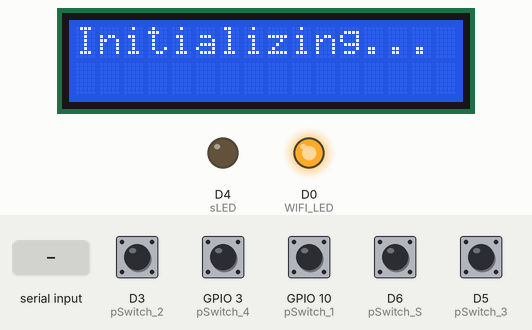
Recording of a sketch running on a simulated ESP8266 (NodeMCU). Parts: 16×2 character LCD, output pins drawn as LEDs (lit = HIGH). The test bench sets the inputs (shaded band); at power-on: D3 (pSwitch_2), D5 (pSwitch_3), D6 (pSwitch_S), GPIO 3 (pSwitch_4), GPIO 10 (pSwitch_1) HIGH. The modem accepts every AT command (registered, SIM ready, sends succeed) and sends nothing else; what the sketch prints to the serial monitor is not drawn.

Above: at 3.6 s.
At 10.8 s:
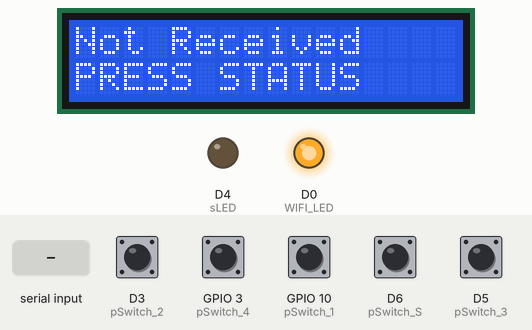
10.9 s: D3 (pSwitch_2) pulled LOW for 0.15 s
11.6 s: "0" received over the second serial link
At 15.4 s:
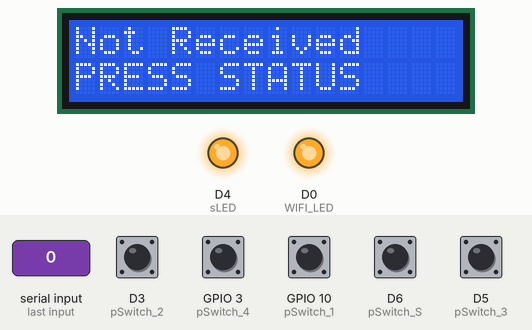
Timing chart, 0 to 19.1 s (numbered marks = the images above; inputs shaded):
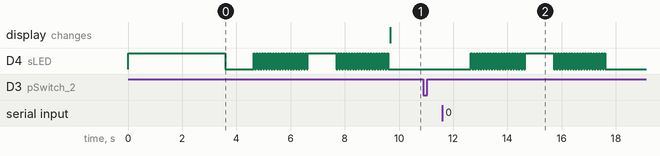

Measured:
- after the input at 10.9 s, every drawn part: stays the same

The sketch:

Code_NodeMCU_Lora_TX_feedback_07.ino
```cpp
#include <Arduino.h>
#include <SoftwareSerial.h>
#include <Wire.h>
#include <LiquidCrystal_I2C.h>

String lora_band = "865000000"; //enter band as per your country
String lora_networkid = "5";    //enter Lora Network ID
String lora_address = "1";      //enter Lora address
String lora_RX_address = "2";   //enter Lora RX address

#define LORA_BAUD_RATE     115200      // Change baudrate to your need

SoftwareSerial mySerial(13, 15); // RX, TX  D7, D8

#define pSwitch_1 10  //SD3
#define pSwitch_2 0   //D3
#define pSwitch_3 14  //D5
#define pSwitch_4 3   //RX
#define pSwitch_S D6   //D6

#define WIFI_LED   16   //D0
#define sLED       2   //D4

// Initialize the I2C LCD with address 0x27 for a 16x2 display
LiquidCrystal_I2C lcd(0x27, 16, 2);

String pinStatus = "0000";
int i;
String incomingString;
String tempString;
String feedString;
boolean rState;

void manual_control()
{
  if (digitalRead(pSwitch_1) == LOW){
      if(pinStatus.substring(0,1) == "0"){
        mySerial.println("AT+SEND="+ lora_RX_address +",2,A1");
      }
      else{
        mySerial.println("AT+SEND="+ lora_RX_address +",2,A0");
      }
      getFeedback();
    }
  else if (digitalRead(pSwitch_2) == LOW){
      if(pinStatus.substring(1,2) == "0"){
        mySerial.println("AT+SEND="+ lora_RX_address +",2,B1");
      }
      else{
        mySerial.println("AT+SEND="+ lora_RX_address +",2,B0");
      }
      getFeedback();
    }
  else if (digitalRead(pSwitch_3) == LOW){
      if(pinStatus.substring(2,3)== "0"){
        mySerial.println("AT+SEND="+ lora_RX_address +",2,C1");
      }
      else{
        mySerial.println("AT+SEND="+ lora_RX_address +",2,C0");
      }
      getFeedback();
    }
  else if (digitalRead(pSwitch_4) == LOW){
      if(pinStatus.substring(3,4)== "0"){
        mySerial.println("AT+SEND="+ lora_RX_address +",2,D1");
      }
      else{
        mySerial.println("AT+SEND="+ lora_RX_address +",2,D0");
      }
     getFeedback();
    }
  else if (digitalRead(pSwitch_S) == LOW){
     mySerial.println("AT+SEND="+ lora_RX_address +",2,FS");
     getFeedback();
  }
}

void getFeedback(){
  i = 0;
  incomingString = "";
  tempString = "";
  rState = true;
  digitalWrite(sLED, LOW);

  while(1){
    if(mySerial.available()>0){
      incomingString = mySerial.readString();
      Serial.println(incomingString);
      if(incomingString.indexOf('F') > 0) {
        tempString = incomingString.substring(incomingString.indexOf('F') + 1);
        pinStatus = tempString.substring(0, tempString.indexOf(','));
        Serial.println(pinStatus);
        rState = true; break;
      }
    }
    if (i == 40) {
      mySerial.println("AT+SEND="+ lora_RX_address +",2,FS");
    }
    if (i > 80) {
      rState = false; break;
    }
    delay(50);
    digitalWrite(sLED, !digitalRead(sLED));
    i++;
    }

    if(rState){
      digitalWrite(sLED, HIGH);
      displayStatus("Received...",relayState(pinStatus));
    }
    else{
      digitalWrite(sLED, LOW);
      displayStatus("Not Received","PRESS STATUS");
    }
}

String relayState(String state){
  feedString = "";
  if (state.substring(0,1) == "1"){ feedString = "ON  ";}
  else { feedString = "OFF ";}
  if (state.substring(1,2) == "1"){ feedString = feedString + "ON  ";}
  else { feedString = feedString + "OFF ";}
  if (state.substring(2,3) == "1"){ feedString = feedString + "ON  ";}
  else { feedString = feedString + "OFF ";}
  if (state.substring(3,4) == "1"){ feedString = feedString + "ON  ";}
  else { feedString = feedString + "OFF ";}
  return feedString;
}

void displayStatus(String text1, String text2){
  lcd.clear();
  lcd.setCursor(0, 0);
  lcd.print(text1);
  lcd.setCursor(0, 1);
  lcd.print(text2);
}

void setup() {
  Serial.begin(9600);
  mySerial.begin(LORA_BAUD_RATE);

  pinMode(WIFI_LED, OUTPUT);
  pinMode(sLED, OUTPUT);

  pinMode(pSwitch_1, INPUT_PULLUP);
  pinMode(pSwitch_2, INPUT_PULLUP);
  pinMode(pSwitch_3, INPUT_PULLUP);
  pinMode(pSwitch_4, INPUT_PULLUP);
  pinMode(pSwitch_S, INPUT_PULLUP);

  digitalWrite(WIFI_LED, HIGH); //Turn off WiFi LED
  digitalWrite(sLED, HIGH);   //Turn on Status LED

  lcd.begin(); // Initialize the LCD
  lcd.backlight(); // Turn on the backlight
  lcd.clear();
  lcd.setCursor(0, 0);
  lcd.print("Initializing...");

  delay(1500);
  mySerial.println("AT+BAND=" + lora_band);
  delay(500);
  mySerial.println("AT+ADDRESS=" + lora_address);
  delay(500);
  mySerial.println("AT+NETWORKID=" + lora_networkid);
  delay(1000);
  mySerial.println("AT+SEND="+ lora_RX_address +",2,FS");
  getFeedback();

  digitalWrite(sLED, LOW);
}

void loop() {
  manual_control();
}
```
